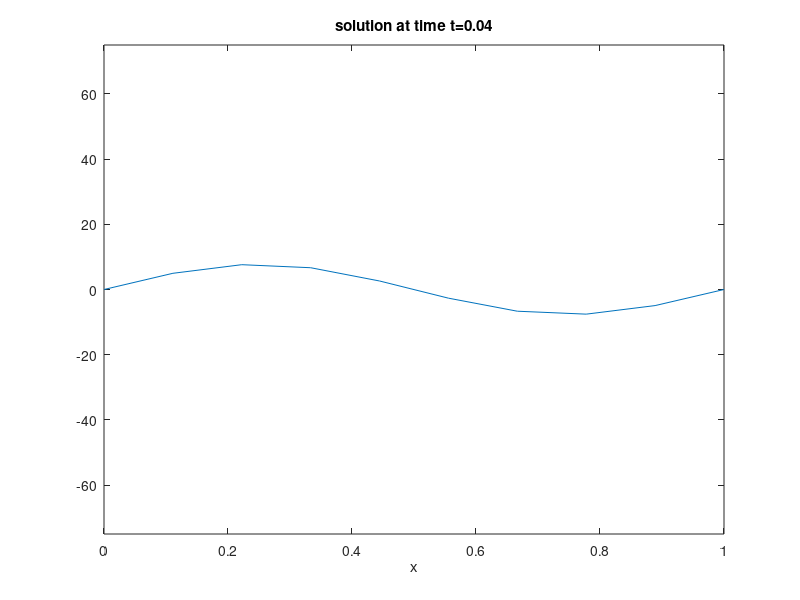

The MATLAB source for this figure:
%% Solve the Hyperbolic PDE
%%    d^2u/dt^2 = c^2 * d^2u/dx^2    ,  0<x<l, t>0
%%       u(x,0) = sin(2*pi*x)      ,  0<x<l, t=0
%%        du(x,0)/dt = 2*pi*sin(2*pi*x),0<x<l
%%     u(0,t) = u(l,t) = 0   ,     t>0


%%-- parameters
c =  1;
l =  1;
T = 10;
u0 = @(x) sin(2*pi.*x); 
du0=@(x) 2*pi*sin(2*pi.*x);
d2u0=@(x)4*pi^2*cos(2*pi.*x);
exact=@(x,t) sin(2*pi*x)*(cos(2*pi*t)+sin(2*pi*t))
%%-- numerical paramters
%% B1
%dx = 2*10^-1;
%dt = 10^-2;
%%B2
dx = 10^-1;
dt = 2*10^-2;
%% Difference between the parameters is that The first set of parameters has a large dx which produces a non-smooth solution curve. 
%%The second set of parameters produces a fairly smooth solution curve.

lambda = c^2*dt^2/dx^2;

%% time and space discretization
%Number of Time and Space points
nTime = floor(T/dt+.5);
nX    = floor(l/dx+.5);

%Space discretization Vector
intX  = linspace(0,l,nX);

%%Initialize solution matrix points to zeros
U=zeros(nTime,nX);

%% Set boundary at t=0 to u(x,0) = sin(2*pi*x);
U(nTime,2:nX-1)=u0(intX(2:nX-1));

%%Define the solution at the first time step on the interior points of the solution matrixu1=u0+ du0*dt + 0.5*dt^2*d2u0
U(nTime-1,2:nX-1)= u0(intX(2:nX-1)) + du0(intX(2:nX-1))*dt + 0.5 * dt^2 * d2u0(intX(2:nX-1));

%% Iterate Using the Discretization formula for the rest of the interior points from bottom to top.
%%Bottom of matrix U is analogous to the base of the logically discretized grid.

for n= nTime-2:-1:2
    U_new=U; 
    for i=2:1:nX-1
        U_new(n-1,i)=2*U(n,i)-U(n+1,i)+lambda*(U(n,i-1)-2*U(n,i)+U(n,i+1))
    end
    
    % Plot is done on flipped matrix since our 0 is at the bottom of the matrix and matlab starts from the top of the matrix.
   plot(intX,flipud(U_new(n,:)))
   xlabel('x')
   axis([0 1 -75 75])
   title(['solution at time t=' num2str(n*dt,'%1.2f')])
   %% update
   U = U_new;
   pause(.0001)
end
    








